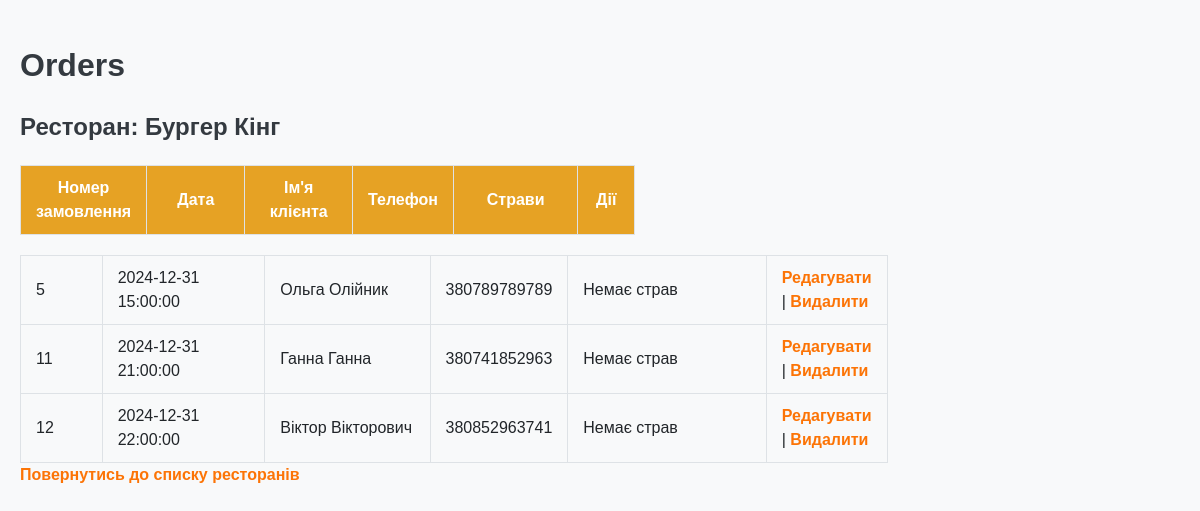
/orders.php?store_id=3, run on the app's committed database.
### tables this page shows
CREATE TABLE `Stores` (
  `id` int NOT NULL,
  `name` varchar(255) NOT NULL,
  `address` varchar(255) NOT NULL,
  `phone_number` varchar(15) NOT NULL,
  `email` varchar(255) DEFAULT NULL
);

CREATE TABLE `Orders` (
  `id` int NOT NULL,
  `store_id` int DEFAULT NULL,
  `order_date` datetime NOT NULL,
  `customer_name` varchar(255) NOT NULL,
  `customer_phone` varchar(15) DEFAULT NULL
);

### orders.php (the view, shortened to what this page needs)
<?php include 'db.php'; ?>
<!DOCTYPE html>
<html lang="en">
<head>
    <link rel="stylesheet" href="styles.css">
</head>
<body>
    <h1>Orders</h1>
    <?php
    $store_id = $_GET['store_id'];
    $sql_store = "SELECT name FROM Stores WHERE id=$store_id";
    $result_store = $conn->query($sql_store);
    $store = $result_store->fetch_assoc();
    echo "<h2>Ресторан: " . $store['name'] . "</h2>";
    $sql_orders = "SELECT * FROM Orders WHERE store_id=$store_id";
    $result_orders = $conn->query($sql_orders);
    if ($result_orders->num_rows > 0) {
        echo "<table>
                <thead>
                    <tr>
                        <th>Номер замовлення</th>
                        <th>Дата</th>
                        <th>Ім'я клієнта</th>
                        <th>Телефон</th>
                        <th>Страви</th>
                        <th>Дії</th>
                    </tr>
                </thead>
                <tbody>";
        while ($order = $result_orders->fetch_assoc()) {
            echo "<tr>
                    <td>" . $order['id'] . "</td>
                    <td>" . $order['order_date'] . "</td>
                    <td>" . $order['customer_name'] . "</td>
                    <td>" . $order['customer_phone'] . "</td>
                    <td>";
            $order_id = $order['id'];
            $sql_items = "SELECT Menu.name FROM Order_Items
                          JOIN Menu ON Order_Items.menu_item_id = Menu.id
                          WHERE Order_Items.order_id=$order_id";
            $result_items = $conn->query($sql_items);
            if ($result_items->num_rows > 0) {
                echo "<ul>";
                while ($item = $result_items->fetch_assoc()) {
                    echo "<li>" . $item['name'] . "</li>";
                }
                echo "</ul>";
            } else {
                echo "Немає страв";
            }
            echo "</td>
                  <td>
                      <a href='edit_order.php?id=$order_id'>Редагувати</a> |
                      <a href='delete_order.php?id=$order_id' onclick='return confirm(\"Ви впевнені, що хочете видалити це замовлення?\");'>Видалити</a>
                  </td>
                  </tr>";
        }
        echo "</tbody>
              </table>";
    } else {
        echo "<p>Немає замовлень для цього ресторану.</p>";
    }
    ?>
    <a href="index.php">Повернутись до списку ресторанів</a>
</body>
</html>

### styles.css (style rules this page uses)
body { font-family: Arial, sans-serif; margin: 0; padding: 20px; background-color: #f8f9fa; color: #212529; line-height: 1.5; }
h1, h2, h3 { color: #343a40; margin-bottom: 20px; }
a { color: #fc7406; text-decoration: none; font-weight: bold; }
.restaurants, .menu-items, table { margin: 0 auto; max-width: 1200px; display: flex; flex-wrap: wrap; gap: 20px; justify-content: space-between; }
table { width: 100%; border-collapse: collapse; margin-top: 20px; box-sizing: border-box; table-layout: fixed; }
table th, table td { padding: 10px 15px; text-align: left; border: 1px solid #dee2e6; word-wrap: break-word; }
table th { background-color: #e6a224; color: #fff; text-align: center; }
table tr:nth-child(even) { background-color: #f8f9fa; }
table th:nth-child(1), table td:nth-child(1) { width: 10%; }
table th:nth-child(2), table td:nth-child(2) { width: 20%; }
table th:nth-child(3), table td:nth-child(3) { width: 20%; }
table th:nth-child(4), table td:nth-child(4) { width: 15%; }
table th:nth-child(5), table td:nth-child(5) { width: 25%; }
table th:nth-child(6), table td:nth-child(6) { width: 10%; }

### data on the page
stores: name "Бургер Кінг"
orders: id "5", order_date "2024-12-31 15:00:00", customer_name "Ольга Олійник", customer_phone "380789789789"
orders: id "11", order_date "2024-12-31 21:00:00", customer_name "Ганна Ганна", customer_phone "380741852963"
orders: id "12", order_date "2024-12-31 22:00:00", customer_name "Віктор Вікторович", customer_phone "380852963741"
